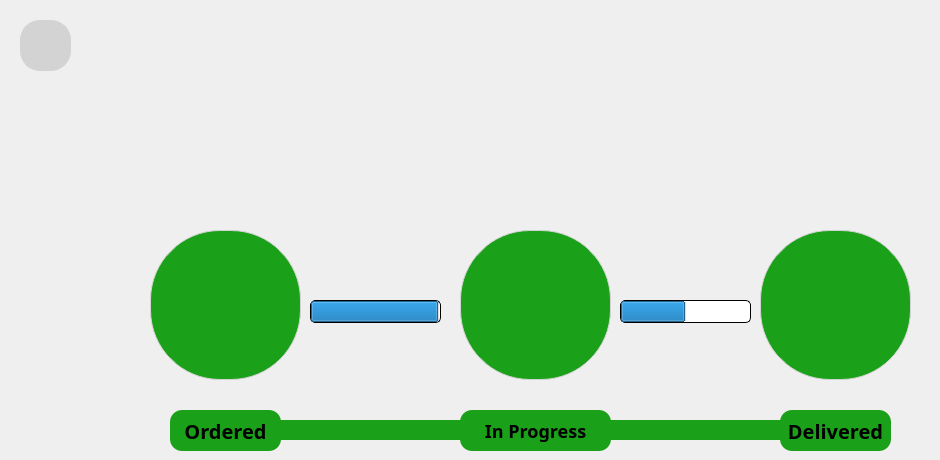
     <widget class="QWidget" name="timeline">
      <widget class="QPushButton" name="TL_ORDERED">
       <property name="geometry">
        <rect>
         <x>150</x>
         <y>230</y>
         <width>151</width>
         <height>150</height>
        </rect>
       </property>
       <property name="styleSheet">
        <string notr="true">background:#1BA019;
/*background:#EFFADC;*/
border-radius: 70px;
border: 1px solid;
border-color:#D3D3D3;
</string>
       </property>
       <property name="text">
        <string/>
       </property>
       <property name="icon">
        <iconset resource="resources.qrc">
         <normaloff>:/images/ordered.png</normaloff>:/images/ordered.png</iconset>
       </property>
       <property name="iconSize">
        <size>
         <width>80</width>
         <height>80</height>
        </size>
       </property>
      </widget>
      <widget class="QPushButton" name="TL_IN_PROGRESS">
       <property name="geometry">
        <rect>
         <x>460</x>
         <y>230</y>
         <width>151</width>
         <height>150</height>
        </rect>
       </property>
       <property name="styleSheet">
        <string notr="true">background:#1BA019;
/*background:#CBF84C;*/
border-radius: 70px;
border: 1px solid;
border-color:#D3D3D3;
</string>
       </property>
       <property name="text">
        <string/>
       </property>
       <property name="icon">
        <iconset resource="resources.qrc">
         <normaloff>:/images/in_progress.png</normaloff>:/images/in_progress.png</iconset>
       </property>
       <property name="iconSize">
        <size>
         <width>80</width>
         <height>80</height>
        </size>
       </property>
      </widget>
      <widget class="QPushButton" name="TL_DELIVERED">
       <property name="geometry">
        <rect>
         <x>760</x>
         <y>230</y>
         <width>151</width>
         <height>150</height>
        </rect>
       </property>
       <property name="styleSheet">
        <string notr="true">background:#1BA019;
/*background:#93D52D;*/
border-radius: 70px;
border: 1px solid;
border-color:#D3D3D3;
</string>
       </property>
       <property name="text">
        <string/>
       </property>
       <property name="icon">
        <iconset resource="resources.qrc">
         <normaloff>:/images/delivered.png</normaloff>:/images/delivered.png</iconset>
       </property>
       <property name="iconSize">
        <size>
         <width>80</width>
         <height>80</height>
        </size>
       </property>
      </widget>
      <widget class="QProgressBar" name="progressBar_1">
       <property name="geometry">
        <rect>
         <x>310</x>
         <y>300</y>
         <width>131</width>
         <height>23</height>
        </rect>
       </property>
       <property name="styleSheet">
        <string notr="true">
border-radius: 5px;
border: 1px solid;

</string>
       </property>
       <property name="minimum">
        <number>0</number>
       </property>
       <property name="maximum">
        <number>100</number>
       </property>
       <property name="value">
        <number>99</number>
       </property>
       <property name="textVisible">
        <bool>false</bool>
       </property>
      </widget>
      <widget class="QProgressBar" name="progressBar_2">
       <property name="geometry">
        <rect>
         <x>620</x>
         <y>300</y>
         <width>131</width>
         <height>23</height>
        </rect>
       </property>
       <property name="autoFillBackground">
        <bool>false</bool>
       </property>
       <property name="styleSheet">
        <string notr="true">
border-radius: 5px;
border: 1px solid;

</string>
       </property>
       <property name="value">
        <number>50</number>
       </property>
       <property name="textVisible">
        <bool>false</bool>
       </property>
       <property name="invertedAppearance">
        <bool>false</bool>
       </property>
      </widget>
      <widget class="QLabel" name="Label_ordered">
       <property name="geometry">
        <rect>
         <x>170</x>
         <y>410</y>
         <width>111</width>
         <height>41</height>
        </rect>
       </property>
       <property name="styleSheet">
        <string notr="true">*{
background: #1BA019;
border-radius: 12px;
/* Header-6 Bold */
font-family: Lexend;
font-size: 20px;
font-style: normal;
font-weight: 600;
line-height: 30px; /* 150% */

}</string>
       </property>
       <property name="text">
        <string>Ordered</string>
       </property>
       <property name="alignment">
        <set>Qt::AlignmentFlag::AlignCenter</set>
       </property>
      </widget>
      <widget class="QLabel" name="Label_in_progress">
       <property name="geometry">
        <rect>
         <x>460</x>
         <y>410</y>
         <width>151</width>
         <height>41</height>
        </rect>
       </property>
       <property name="styleSheet">
        <string notr="true">*{
background: #1BA019;
border-radius: 12px;
/* Header-6 Bold */
font-family: Lexend;
font-size: 18px;
font-style: normal;
font-weight: 600;
line-height: 30px; /* 150% */

}</string>
       </property>
       <property name="text">
        <string>In Progress</string>
       </property>
       <property name="alignment">
        <set>Qt::AlignmentFlag::AlignCenter</set>
       </property>
      </widget>
      <widget class="QLabel" name="Label_delivered">
       <property name="geometry">
        <rect>
         <x>780</x>
         <y>410</y>
         <width>111</width>
         <height>41</height>
        </rect>
       </property>
       <property name="styleSheet">
        <string notr="true">*{
background: #1BA019;
border-radius: 12px;
/* Header-6 Bold */
font-family: Lexend;
font-size: 20px;
font-style: normal;
font-weight: 600;
line-height: 30px; /* 150% */

}</string>
       </property>
       <property name="text">
        <string>Delivered</string>
       </property>
       <property name="alignment">
        <set>Qt::AlignmentFlag::AlignCenter</set>
       </property>
      </widget>
      <widget class="QLabel" name="label_7">
       <property name="geometry">
        <rect>
         <x>270</x>
         <y>420</y>
         <width>551</width>
         <height>20</height>
        </rect>
       </property>
       <property name="styleSheet">
        <string notr="true">background: #1BA019;</string>
       </property>
       <property name="text">
        <string/>
       </property>
      </widget>
      <widget class="QPushButton" name="pushButton_2">
       <property name="geometry">
        <rect>
         <x>20</x>
         <y>20</y>
         <width>51</width>
         <height>51</height>
        </rect>
       </property>
       <property name="styleSheet">
        <string notr="true">background:#D3D3D3;
border-radius: 20px;
border: 1px solid;
border-color:#D3D3D3;
</string>
       </property>
       <property name="text">
        <string/>
       </property>
       <property name="icon">
        <iconset resource="resources.qrc">
         <normaloff>:/images/arrow1.png</normaloff>:/images/arrow1.png</iconset>
       </property>
       <property name="iconSize">
        <size>
         <width>40</width>
         <height>40</height>
        </size>
       </property>
      </widget>
      <widget class="QLabel" name="label_delivered">
       <property name="geometry">
        <rect>
         <x>730</x>
         <y>160</y>
         <width>201</width>
         <height>41</height>
        </rect>
       </property>
       <property name="text">
        <string/>
       </property>
      </widget>
      <widget class="QLabel" name="label_in_progress">
       <property name="geometry">
        <rect>
         <x>430</x>
         <y>160</y>
         <width>201</width>
         <height>41</height>
        </rect>
       </property>
       <property name="text">
        <string/>
       </property>
      </widget>
      <widget class="QLabel" name="label_ordered">
       <property name="geometry">
        <rect>
         <x>120</x>
         <y>160</y>
         <width>201</width>
         <height>41</height>
        </rect>
       </property>
       <property name="text">
        <string/>
       </property>
      </widget>
      <zorder>label_7</zorder>
      <zorder>progressBar_1</zorder>
      <zorder>TL_ORDERED</zorder>
      <zorder>TL_IN_PROGRESS</zorder>
      <zorder>TL_DELIVERED</zorder>
      <zorder>progressBar_2</zorder>
      <zorder>Label_ordered</zorder>
      <zorder>Label_in_progress</zorder>
      <zorder>Label_delivered</zorder>
      <zorder>pushButton_2</zorder>
      <zorder>label_delivered</zorder>
      <zorder>label_in_progress</zorder>
      <zorder>label_ordered</zorder>
     </widget>
